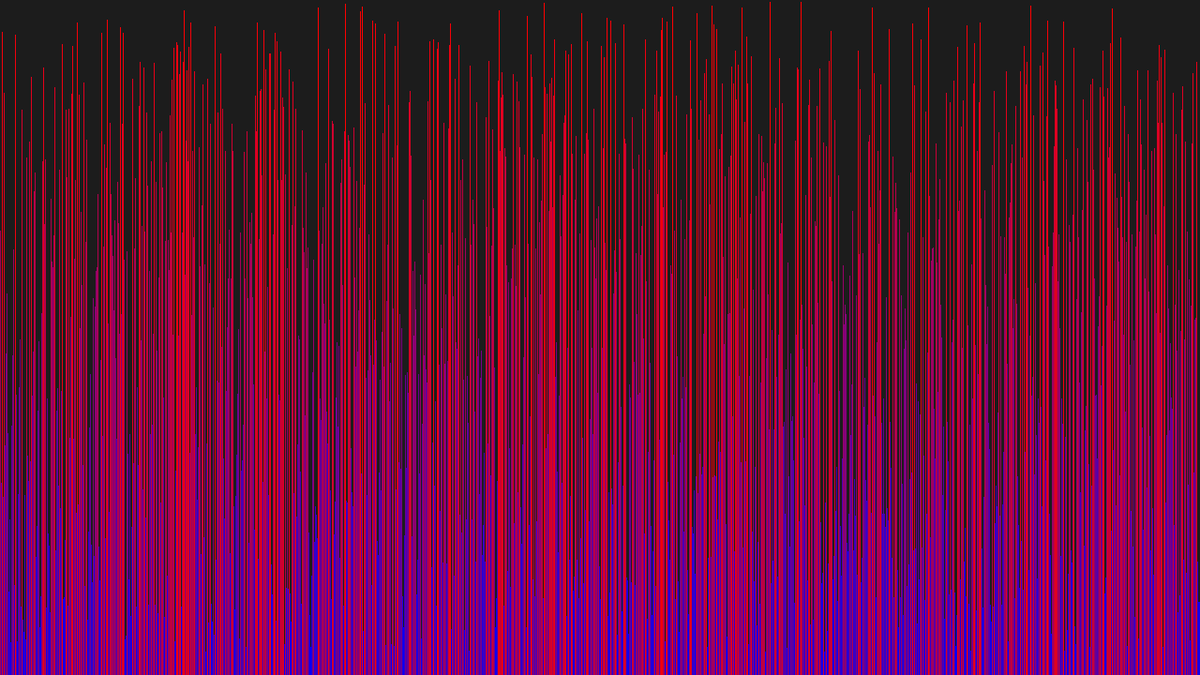
Frame 1 (no input)
Frame 60 (the mouse pressed at the canvas centre just before this capture): identical to frame 1, image omitted
Frame 120 (the mouse held since frame 60 and released just before this capture): identical to frame 1, image omitted

The Processing sketch that drew this single still picture (run headless with seeded random() and noise(); from frame 60 on, the mouse is pressed at the canvas centre):

// Processing sketch: visualizedSorts
// ── visualizedSorts.pde
int pillars = 1280;
int[] numbers;
color[] colors;
boolean sorted = false;
boolean delayOnSwap = false;
int sortingAlgorithm = 0; // 0: Bubble Sort, 1: Insertion Sort
int delay = 100;

boolean started = false;
void keyPressed() {if(key == ' ') started = true;}
void setup()
{
  size(1280, 720);
  numbers = generateRandomArray(pillars, 25, height);
  colors = new color[numbers.length];
  resetColors();
  println("Before:");
  printarray(numbers);
  //bubblesort(numbers, numbers.length);
  println("After:");
  printarray(numbers);
}

int findHighest(int[] array)
{
  int highest = 0;
  for(int i = 1; i < array.length; i++)
  {
    if(array[highest] < array[i]) highest = i;
  }
  
  return array[highest];
}

int findLowest(int[] array)
{
  int lowest = 0;
  for(int i = 1; i < array.length; i++)
  {
    if(array[lowest] > array[i]) lowest = i;
  }
  
  return array[lowest];
}

void drawPillars()
{
  float w = (float)width/pillars;
  push();
  noStroke();
  for(int i = 0; i < numbers.length; i++)
  {
    float c = map(numbers[i], findLowest(numbers), findHighest(numbers), 0, 255);
    fill(color(c, 0, 255 - c));
    rect(i*w, height - numbers[i], w, numbers[i]);
  }
  pop();
  //println(w);
}

void draw()
{
  background(#1c1c1c);
  noStroke();
  fill(255);
  drawPillars();
  
  if(started)
  {
  if(frameCount % 10 == 0)
  {
    thread("tSort");
  }
  if(checkSort(numbers)) 
  {
    textSize(50);
    text("Sorted.", 100, 100);
    noLoop();
  }
  }
}

void insertionSort(int[] array)
{
  for(int i = 1; i < array.length; i++)
  {
    int j = i;
    while(j > 0 && array[j-1] > array[j])
    {
      swap(array, j, j-1);
      if(delayOnSwap) delay(delay);
    }
    //if(!delayOnSwap) delay(1);
  }
}

void tSort()
{
  switch(sortingAlgorithm)
  {
    case 0: bubblesort(numbers, numbers.length); break;
    case 1: insertionSort(numbers);  break;
  }
}

void printarray(int[] array)
{
  for(int i : array)
  {
    println(i);
  }
}

int[] generateRandomArray(int size, int min, int max)
{
  int[] array = new int[size];
  for(int i = 0; i < size; i++)
  {
    array[i] = (int)random(min, max);
  }
  
  return array;
}

void bubblesort(int[] array, int highIndex)
{
 if(highIndex < 2) return;
  
  for(int i = 1; i < highIndex; i++)
  {
    if(array[i-1] > array[i]) swap(array, i-1, i);
    if(delayOnSwap) delay(delay);
  }
  if(!delayOnSwap) delay(delay);
  bubblesort(array, highIndex - 1);
}

boolean checkSort(int[] array)
{
  for(int i = 1; i < array.length; i++)
  {
    if(array[i-1] > array[i]) return false;
  }
  
  return true;
}

void resetColors()
{
  for(int i = 0; i < colors.length; i++)
  {
    colors[i] = color(255);
  }
}

void bubbleSort(int arr[])
{
  int n = arr.length;
  for (int i = 0; i < n - 1; i++)
  {
    for (int j = 0; j < n - i - 1; j++)
    {
      for(int c = 0; c < colors.length; c++)
      {
        colors[c] = color(255);
      }
      colors[j] = color(255,0,0);
      if (arr[j] > arr[j + 1])
      {
        swap(arr, j, j+1);
      }
    }
    delay(100);
  }
  sorted = true;
}

void swap(int[] array, int index1, int index2)
{
  int temp = array[index1];
  array[index1] = array[index2];
  array[index2] = temp;
}
